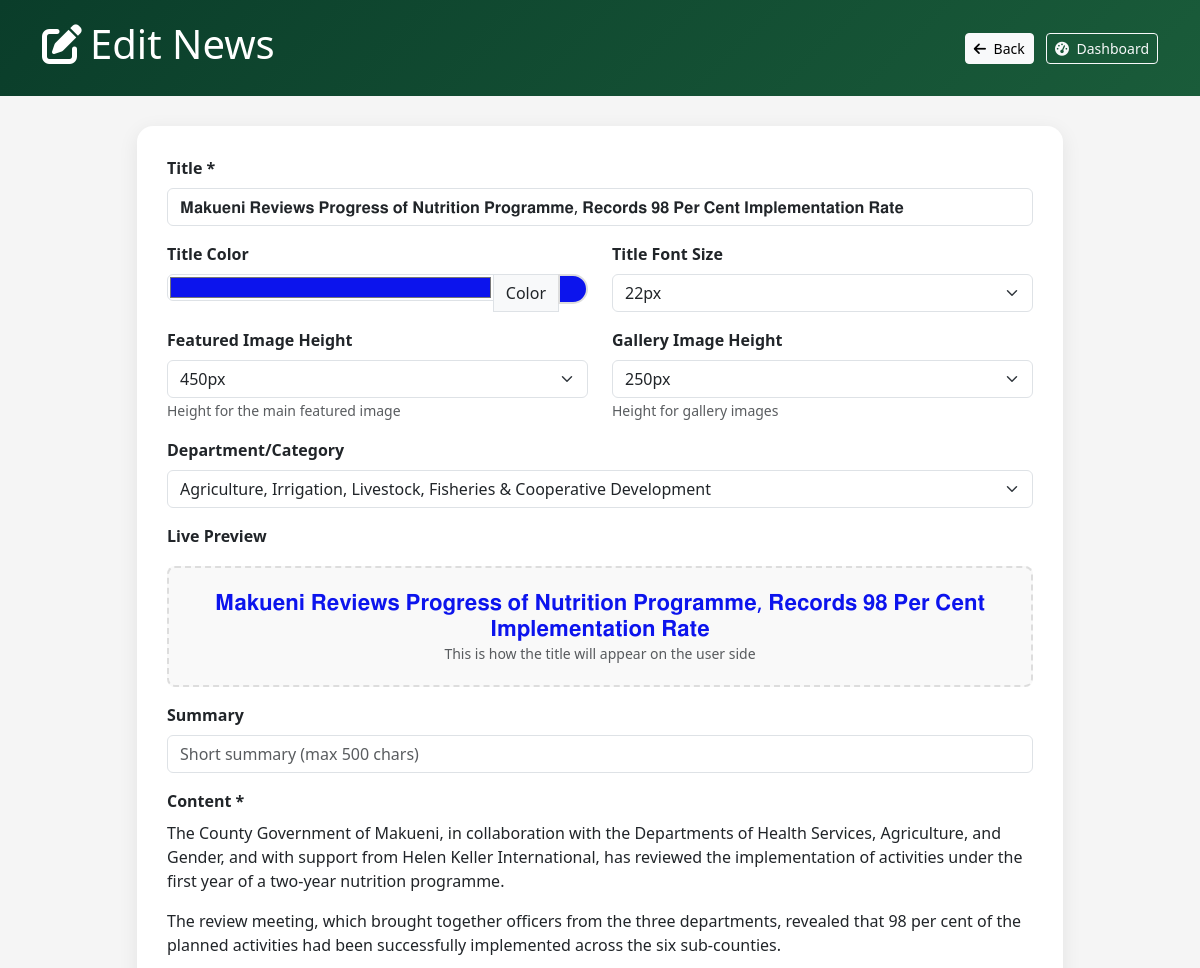
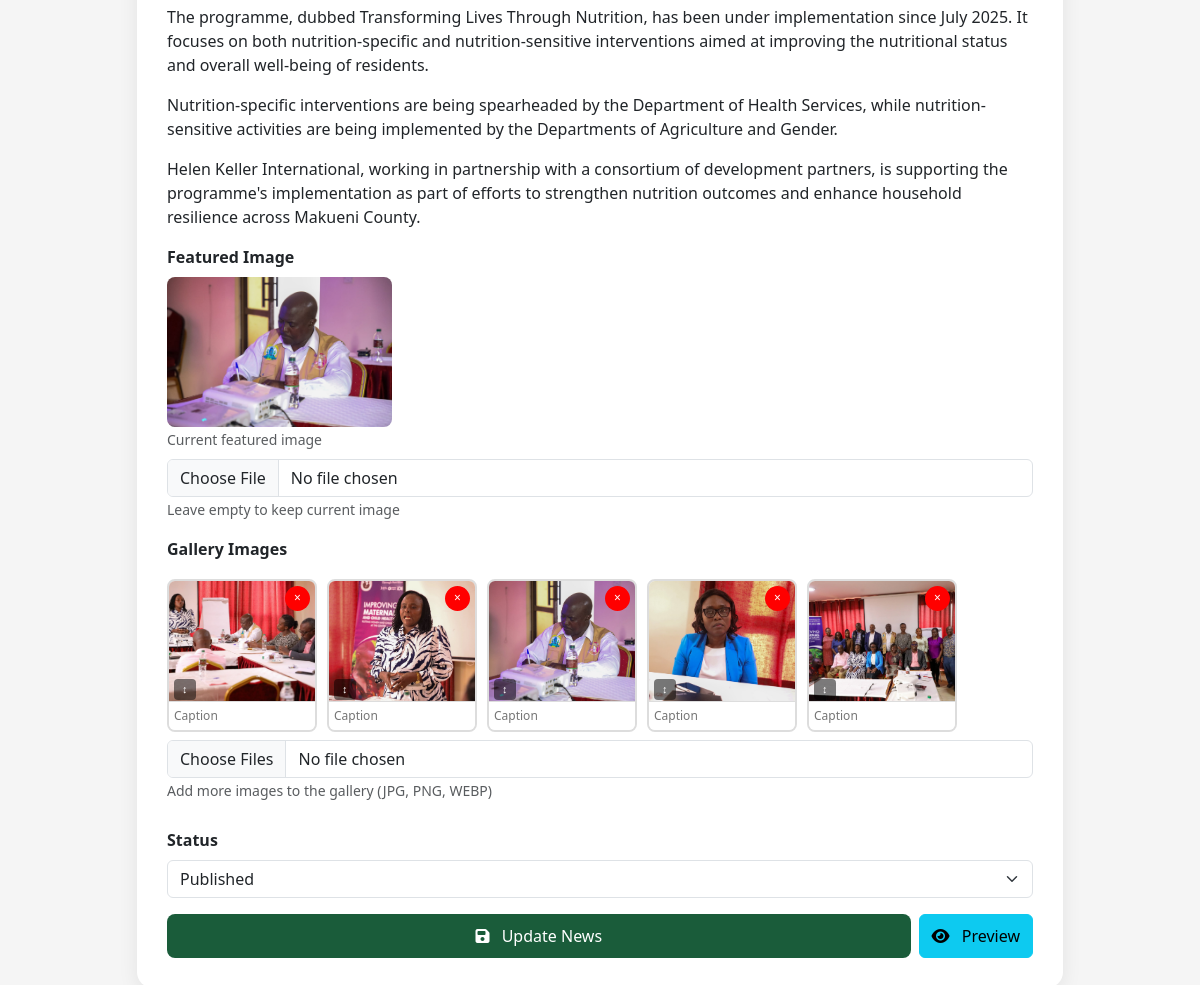
Screenshot of /admin/edit_news.php?id=4 (signed in) with the database file from the repository (2 pictures, top to bottom).
### tables this page shows
CREATE TABLE `news` (
  `id` int(11) NOT NULL,
  `title` varchar(255) NOT NULL,
  `title_color` varchar(20) DEFAULT '#1a5c3a' COMMENT 'Custom title color for user side',
  `title_font_size` varchar(10) DEFAULT '28px' COMMENT 'Custom font size for user side',
  `slug` varchar(255) NOT NULL,
  `content` text NOT NULL,
  `summary` varchar(500) DEFAULT NULL,
  `featured_image` varchar(255) DEFAULT NULL COMMENT 'Main featured image',
  `image_height` varchar(20) DEFAULT '400px' COMMENT 'Uniform image height for display',
  `featured_image_height` varchar(20) DEFAULT '400px',
  `gallery_image_height` varchar(20) DEFAULT '250px',
  `category` varchar(50) DEFAULT 'general',
  `status` varchar(20) DEFAULT 'draft',
  `views` int(11) DEFAULT 0,
  `created_by` int(11) DEFAULT NULL,
  `created_at` timestamp NOT NULL DEFAULT current_timestamp(),
  `updated_at` timestamp NULL DEFAULT NULL,
  `published_at` timestamp NULL DEFAULT NULL,
  `deleted_at` timestamp NULL DEFAULT NULL
);

CREATE TABLE `news_gallery` (
  `id` int(11) NOT NULL,
  `news_id` int(11) NOT NULL COMMENT 'Reference to news article',
  `image_path` varchar(255) NOT NULL COMMENT 'Path to gallery image',
  `caption` varchar(255) DEFAULT NULL COMMENT 'Optional image caption',
  `sort_order` int(11) DEFAULT 0 COMMENT 'Order of display',
  `created_at` timestamp NOT NULL DEFAULT current_timestamp()
);

### admin/edit_news.php (the view, shortened to what this page needs)
<?php
require_once '../config/database.php';
$news_id = isset($_GET['id']) ? (int)$_GET['id'] : 0;
$news = null;
if($news_id > 0) {
    $stmt = $pdo->prepare("SELECT * FROM news WHERE id = ? AND deleted_at IS NULL");
    $stmt->execute([$news_id]);
    $news = $stmt->fetch();
}
$stmt = $pdo->prepare("SELECT * FROM news_gallery WHERE news_id = ? ORDER BY sort_order ASC");
$stmt->execute([$news_id]);
$gallery_images = $stmt->fetchAll();
$font_sizes = ['16px', '18px', '20px', '22px', '24px', '28px', '32px', '36px', '40px', '44px', '48px'];
$image_heights = ['200px', '250px', '300px', '350px', '400px', '450px', '500px', '550px', '600px', '650px', '700px'];
?>
<!DOCTYPE html>
<html lang="en">
<head>
    <link href="https://cdn.jsdelivr.net/npm/bootstrap@5.3.0/dist/css/bootstrap.min.css" rel="stylesheet">
    <link rel="stylesheet" href="https://cdnjs.cloudflare.com/ajax/libs/font-awesome/6.4.0/css/all.min.css">
    <link href="https://cdn.quilljs.com/1.3.6/quill.snow.css" rel="stylesheet">
</head>
<body>
    <div class="admin-header">
        <div class="container">
            <div class="d-flex justify-content-between align-items-center">
                <h1><i class="fas fa-edit me-2"></i>Edit News</h1>
                <div>
                    <a href="dashboard.php?view=news" class="btn btn-light btn-sm me-2">
                        <i class="fas fa-arrow-left me-1"></i> Back
                    </a>
                    <a href="dashboard.php" class="btn btn-outline-light btn-sm">
                        <i class="fas fa-tachometer-alt me-1"></i> Dashboard
                    </a>
                </div>
            </div>
        </div>
    </div>
    <div class="container">
        <div class="row justify-content-center">
            <div class="col-lg-10">
                <div class="form-container">
                    <form method="POST" enctype="multipart/form-data" id="newsForm">
                        <div class="mb-3">
                            <label class="form-label fw-bold">Title *</label>
                            <input type="text" name="title" id="newsTitle" class="form-control" required value="<?php echo htmlspecialchars($news['title']); ?>" oninput="previewTitle()">
                        </div>
                        <div class="row mb-3">
                            <div class="col-md-6">
                                <label class="form-label fw-bold">Title Color</label>
                                <div class="input-group">
                                    <input type="color" name="title_color" id="titleColor" class="form-control" style="width: 60px; padding: 2px;" value="<?php echo htmlspecialchars($news['title_color'] ?? '#1a5c3a'); ?>" oninput="previewTitle()">
                                    <span class="input-group-text">Color</span>
                                    <span class="color-preview" id="colorPreview" style="background-color: <?php echo htmlspecialchars($news['title_color'] ?? '#1a5c3a'); ?>;"></span>
                                </div>
                            </div>
                            <div class="col-md-6">
                                <label class="form-label fw-bold">Title Font Size</label>
                                <select name="title_font_size" id="titleFontSize" class="form-select" onchange="previewTitle()">
                                    <?php foreach($font_sizes as $size): ?>
                                        <option value="<?php echo $size; ?>" <?php echo ($news['title_font_size'] ?? '28px') == $size ? 'selected' : ''; ?>>
                                            <?php echo $size; ?>
                                        </option>
                                    <?php endforeach; ?>
                                </select>
                            </div>
                        </div>
                        <div class="row mb-3">
                            <div class="col-md-6">
                                <label class="form-label fw-bold">Featured Image Height</label>
                                <select name="featured_image_height" class="form-select">
                                    <?php foreach($image_heights as $height): ?>
                                        <option value="<?php echo $height; ?>" <?php echo ($news['featured_image_height'] ?? '400px') == $height ? 'selected' : ''; ?>>
                                            <?php echo $height; ?>
                                        </option>
                                    <?php endforeach; ?>
                                </select>
                                <small class="text-muted">Height for the main featured image</small>
                            </div>
                            <div class="col-md-6">
                                <label class="form-label fw-bold">Gallery Image Height</label>
                                <select name="gallery_image_height" class="form-select">
                                    <?php foreach($image_heights as $height): ?>
                                        <option value="<?php echo $height; ?>" <?php echo ($news['gallery_image_height'] ?? '250px') == $height ? 'selected' : ''; ?>>
                                            <?php echo $height; ?>
                                        </option>
                                    <?php endforeach; ?>
                                </select>
                                <small class="text-muted">Height for gallery images</small>
                            </div>
                        </div>
                        <div class="mb-3">
                            <label class="form-label fw-bold">Department/Category</label>
                            <select name="category" class="form-select">
                                <option value="agriculture" <?php echo ($news['category'] ?? '') == 'agriculture' ? 'selected' : ''; ?>>Agriculture, Irrigation, Livestock, Fisheries & Cooperative Development</option>
                            </select>
                        </div>
                        <div class="mb-3">
                            <label class="form-label fw-bold">Live Preview</label>
                            <div class="preview-box">
                                <h3 id="previewTitle" style="color: <?php echo htmlspecialchars($news['title_color'] ?? '#1a5c3a'); ?>; font-size: <?php echo htmlspecialchars($news['title_font_size'] ?? '28px'); ?>; margin: 0;">
                                    <?php echo htmlspecialchars($news['title']); ?>
                                </h3>
                                <small class="text-muted">This is how the title will appear on the user side</small>
                            </div>
                        </div>
                        <div class="mb-3">
                            <label class="form-label fw-bold">Summary</label>
                            <input type="text" name="summary" class="form-control" value="<?php echo htmlspecialchars($news['summary'] ?? ''); ?>" placeholder="Short summary (max 500 chars)">
                        </div>
                        <div class="mb-3">
                            <label class="form-label fw-bold">Content *</label>
                            <?php
                            $editor_content = html_entity_decode($news['content'] ?? '', ENT_QUOTES | ENT_HTML5, 'UTF-8');
                            ?>
                            <div id="editor" style="min-height: 200px;"><?php echo $editor_content; ?></div>
                        </div>
                        <div class="mb-3">
                            <label class="form-label fw-bold">Featured Image</label>
                            <?php if($news['featured_image']): ?>
                                <div class="mb-2">
                                    <img src="../<?php echo htmlspecialchars($news['featured_image']); ?>" style="max-height: 150px; border-radius: 8px;" alt="Current Image">
                                    <br><small class="text-muted">Current featured image</small>
                                </div>
                            <?php endif; ?>
                            <input type="file" name="featured_image" class="form-control" accept="image/*">
                            <small class="text-muted">Leave empty to keep current image</small>
                        </div>
                        <div class="mb-3">
                            <label class="form-label fw-bold">Gallery Images</label>
                            <?php if(!empty($gallery_images)): ?>
                                <div class="gallery-preview mb-2">
                                    <?php foreach($gallery_images as $img): ?>
                                    <div class="gallery-item" data-id="<?php echo $img['id']; ?>">
                                        <img src="../<?php echo htmlspecialchars($img['image_path']); ?>" alt="Gallery Image">
                                        <input type="text" name="gallery_caption[]" class="caption-input" placeholder="Caption" value="<?php echo htmlspecialchars($img['caption'] ?? ''); ?>">
                                        <button type="button" class="remove-btn" onclick="removeGalleryImage(<?php echo $img['id']; ?>)">×</button>
                                        <span class="sort-handle">↕</span>
                                    </div>
                                    <?php endforeach; ?>
                                </div>
                            <?php endif; ?>
                            <input type="file" name="gallery_images[]" class="form-control" accept="image/*" multiple>
                            <small class="text-muted">Add more images to the gallery (JPG, PNG, WEBP)</small>
                        </div>
                        <div class="mb-3">
                            <label class="form-label fw-bold">Status</label>
                            <select name="status" class="form-select">
                                <option value="published" <?php echo $news['status'] == 'published' ? 'selected' : ''; ?>>Published</option>
                            </select>
                        </div>
                        <div class="d-flex gap-2">
                            <button type="submit" name="edit_news" class="btn btn-admin flex-grow-1">
                                <i class="fas fa-save me-2"></i> Update News
                            </button>
                            <button type="submit" name="preview_news" class="btn btn-info" data-bs-toggle="modal" data-bs-target="#previewModal">
                                <i class="fas fa-eye me-2"></i> Preview
                            </button>
                        </div>
                    </form>
                </div>
            </div>
        </div>
    </div>
</body>
</html>

### admin/edit_news.php (style rules this page uses)
body { background: #f5f5f5; font-family: 'Segoe UI', Tahoma, Geneva, Verdana, sans-serif; }
.admin-header { background: linear-gradient(135deg, #0a3d2a, #1a5c3a); color: white; padding: 20px 0; margin-bottom: 30px; }
.form-container { background: white; border-radius: 16px; padding: 30px; box-shadow: 0 5px 20px rgba(0,0,0,0.08); }
.btn-admin { background: #1a5c3a; color: white; padding: 10px 30px; border: none; border-radius: 8px; }
.gallery-preview { display: flex; flex-wrap: wrap; gap: 10px; margin-top: 10px; }
.gallery-item { position: relative; width: 150px; border: 2px solid #ddd; border-radius: 8px; overflow: hidden; background: #f9f9f9; }
.gallery-item img { width: 100%; height: 120px; object-fit: cover; }
.gallery-item .caption-input { width: 100%; padding: 5px; border: none; border-top: 1px solid #ddd; font-size: 12px; }
.gallery-item .remove-btn { position: absolute; top: 5px; right: 5px; background: red; color: white; border: none; border-radius: 50%; width: 25px; height: 25px; cursor: pointer; font-size: 12px; }
.gallery-item .sort-handle { position: absolute; bottom: 30px; left: 5px; background: rgba(0,0,0,0.5); color: white; border: none; border-radius: 4px; padding: 2px 8px; cursor: move; font-size: 11px; }
.color-preview { width: 30px; height: 30px; border-radius: 50%; display: inline-block; margin-left: 10px; border: 2px solid #ddd; vertical-align: middle; }
.preview-box { border: 2px dashed #ddd; padding: 20px; border-radius: 8px; margin-top: 10px; background: #f9f9f9; text-align: center; }

### rows the page displays
news: title "𝐌𝐚𝐤𝐮𝐞𝐧𝐢 𝐑𝐞𝐯𝐢𝐞𝐰𝐬 𝐏𝐫𝐨𝐠𝐫𝐞𝐬𝐬 𝐨𝐟 𝐍𝐮𝐭𝐫𝐢𝐭𝐢𝐨𝐧 𝐏𝐫𝐨𝐠𝐫𝐚𝐦𝐦𝐞, 𝐑𝐞𝐜𝐨𝐫𝐝𝐬 𝟗𝟖 𝐏𝐞𝐫 𝐂𝐞𝐧𝐭 𝐈𝐦𝐩𝐥𝐞𝐦𝐞𝐧𝐭𝐚𝐭𝐢𝐨𝐧 𝐑𝐚𝐭𝐞", title_color "#0c14ed", title_font_size "22px", featured_image_height "450px", gallery_image_height "250px", category "Agriculture, Irrigation, Livestock, Fisheries & Cooperative Development", content "The County Government of Makueni, in collaboration with the Departments of Health Services, Agriculture, and Gender, and with support from Helen Keller International, has reviewed the implementation of activities under the first year of a two-year nutrition programme. The review meeting, which brought together officers from the three departments, revealed that 98 per cent of the planned activities had been successfully implemented across the six sub-counties. The programme, dubbed Transforming Lives Through Nutrition, has been under implementation since July 2025. It focuses on both nutrition-specific and nutrition-sensitive interventions aimed at improving the nutritional status and…", featured_image (picture), status "Published"
news_gallery: image_path (picture)
news_gallery: image_path (picture)
news_gallery: image_path (picture)
news_gallery: image_path (picture)
news_gallery: image_path (picture)
